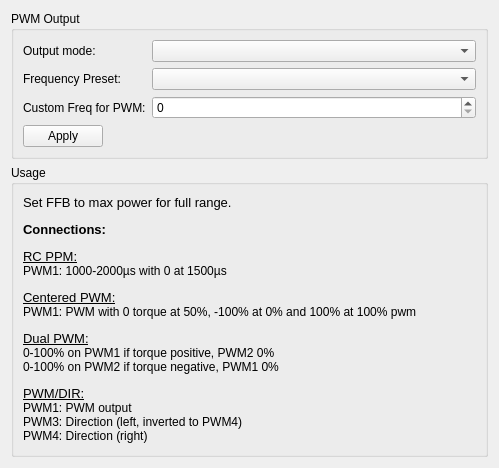
<?xml version="1.0" encoding="UTF-8"?>
<ui version="4.0">
    <class>Form</class>
    <widget class="QWidget" name="Form">
        <property name="geometry">
            <rect>
                <x>0</x>
                <y>0</y>
                <width>499</width>
                <height>468</height>
            </rect>
        </property>
        <property name="windowTitle">
            <string>Form</string>
        </property>
        <layout class="QGridLayout" name="gridLayout">
            <item row="0" column="0">
                <widget class="QGroupBox" name="groupBox">
                    <property name="title">
                        <string>PWM Output</string>
                    </property>
                    <layout class="QFormLayout" name="formLayout">
                        <item row="0" column="0">
                            <widget class="QLabel" name="label">
                                <property name="text">
                                    <string>Output mode:</string>
                                </property>
                            </widget>
                        </item>
                        <item row="0" column="1">
                            <widget class="QComboBox" name="comboBox_mode" />
                        </item>
                        <item row="1" column="0">
                            <widget class="QLabel" name="label_2">
                                <property name="text">
                                    <string>Frequency Preset:</string>
                                </property>
                            </widget>
                        </item>
                        <item row="1" column="1">
                            <widget class="QComboBox" name="comboBox_freq" />
                        </item>
                        <item row="2" column="0">
                            <widget class="QLabel" name="label_2">
                                <property name="text">
                                    <string>Custom Freq for PWM:</string>
                                </property>
                            </widget>
                        </item>
                        <item row="2" column="1">
                            <widget class="QSpinBox" name="spinBox_freq">
                                <property name="suffix">
                                    <string />
                                </property>
                                <property name="prefix">
                                    <string />
                                </property>
                                <property name="maximum">
                                    <number>9999999</number>
                                </property>
                            </widget>
                        </item>
                        <item row="3" column="0">
                            <widget class="QPushButton" name="pushButton_apply">
                                <property name="text">
                                    <string>Apply</string>
                                </property>
                            </widget>
                        </item>
                    </layout>
                </widget>
            </item>
            <item row="1" column="0">
                <widget class="QGroupBox" name="groupBox_2">
                    <property name="sizePolicy">
                        <sizepolicy hsizetype="Preferred" vsizetype="Preferred">
                            <horstretch>0</horstretch>
                            <verstretch>1</verstretch>
                        </sizepolicy>
                    </property>
                    <property name="title">
                        <string>Usage</string>
                    </property>
                    <layout class="QVBoxLayout" name="verticalLayout">
                        <item>
                            <widget class="QLabel" name="label_3">
                                <property name="text">
                                    <string>&lt;html&gt;&lt;head/&gt;&lt;body&gt;&lt;p&gt;&lt;span style=&quot; font-size:10pt;&quot;&gt;Set FFB to max power for full range.&lt;/span&gt;&lt;/p&gt;&lt;p&gt;&lt;span style=&quot; font-size:10pt; font-weight:600;&quot;&gt;Connections:&lt;/span&gt;&lt;/p&gt;&lt;p&gt;&lt;span style=&quot; font-size:10pt; text-decoration: underline;&quot;&gt;RC PPM:&lt;br/&gt;&lt;/span&gt;PWM1: 1000-2000µs with 0 at 1500µs&lt;/p&gt;&lt;p&gt;&lt;span style=&quot; font-size:10pt; text-decoration: underline;&quot;&gt;Centered PWM:&lt;br/&gt;&lt;/span&gt;PWM1: PWM with 0 torque at 50%, -100% at 0% and 100% at 100% pwm&lt;/p&gt;&lt;p&gt;&lt;span style=&quot; font-size:10pt; text-decoration: underline;&quot;&gt;Dual PWM:&lt;br/&gt;&lt;/span&gt;0-100% on PWM1 if torque positive, PWM2 0%&lt;br/&gt;0-100% on PWM2 if torque negative, PWM1 0%&lt;/p&gt;&lt;p&gt;&lt;span style=&quot; font-size:10pt; text-decoration: underline;&quot;&gt;PWM/DIR:&lt;br/&gt;&lt;/span&gt;PWM1: PWM output&lt;br/&gt;PWM3: Direction (left, inverted to PWM4)&lt;br/&gt;PWM4: Direction (right)&lt;/p&gt;&lt;/body&gt;&lt;/html&gt;</string>
                                </property>
                            </widget>
                        </item>
                    </layout>
                </widget>
            </item>
        </layout>
    </widget>
    <resources />
    <connections />
</ui>
